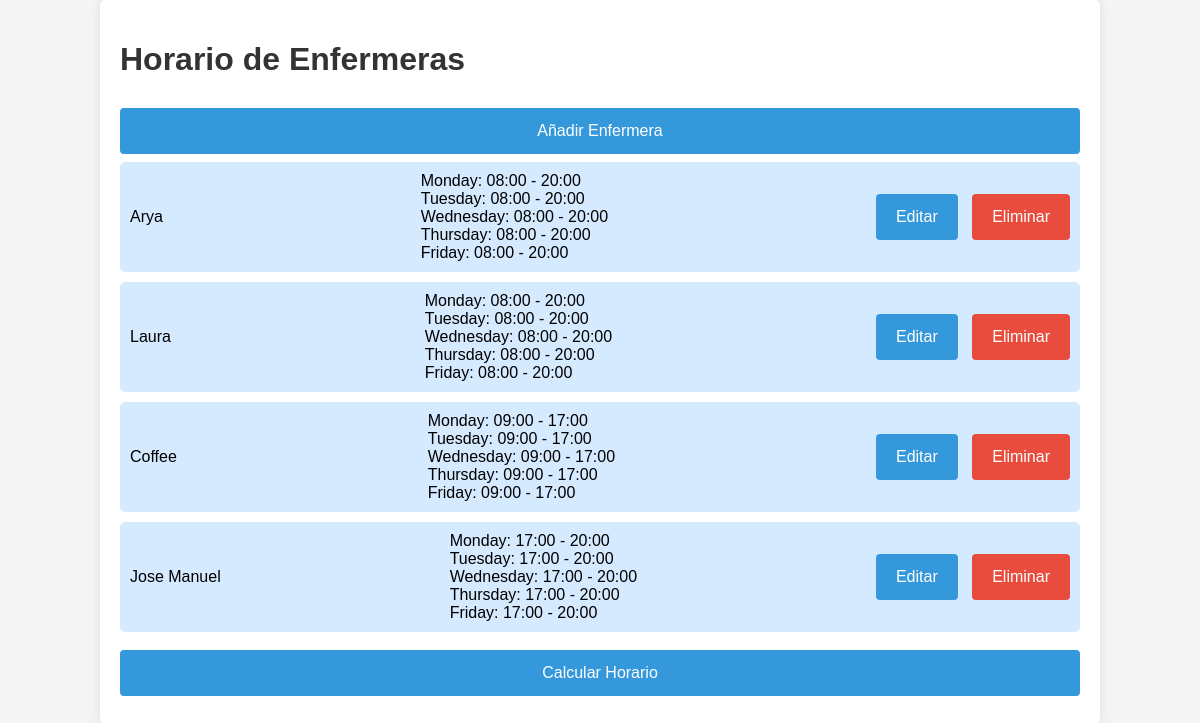
The page / on the database its author committed.
### models.py (models this page shows)
class Nurse(db.Model):
    id = db.Column(db.Integer, primary_key=True)
    name = db.Column(db.String(50), nullable=False)
    availabilities = db.relationship('Availability', backref='nurse', cascade='all, delete-orphan', lazy=True)

class Availability(db.Model):
    id = db.Column(db.Integer, primary_key=True)
    nurse_id = db.Column(db.Integer, db.ForeignKey('nurse.id'), nullable=False)
    day = db.Column(db.String(50), nullable=False)
    start_time = db.Column(db.String(5), nullable=False)
    end_time = db.Column(db.String(5), nullable=False)

### app.py (the view)
@app.route('/')
def index():
    nurses = Nurse.query.all()
    return render_template('index.html', nurses=nurses)

### templates/index.html (shortened to what this page needs)
<!DOCTYPE html>
<html lang="en">
<head>
    <link rel="stylesheet" href="{{ url_for('static', filename='styles.css') }}">
</head>
<body>
    <div class="container">
        <h1>Horario de Enfermeras</h1>
        <button onclick="window.location.href='/add_nurse_form'">Añadir Enfermera</button>
        <div>
            {% for nurse in nurses %}
                <div class="nurse-list">
                    <span>{{ nurse.name }}</span>
                    <span>
                        {% for availability in nurse.availabilities %}
                            <div>{{ availability.day }}: {{ availability.start_time }} - {{ availability.end_time }}</div>
                        {% endfor %}
                    </span>
                    <span>
                        <button onclick="window.location.href='/edit_nurse_form/{{ nurse.id }}'">Editar</button>
                        <button class="cancel" onclick="window.location.href='/delete_nurse/{{ nurse.id }}'">Eliminar</button>
                    </span>
                </div>
            {% endfor %}
        </div>
        <button onclick="window.location.href='/generate_schedule'">Calcular Horario</button>
    </div>
</body>
</html>

### static/styles.css (style rules this page uses)
body { font-family: Arial, sans-serif; background-color: #f4f4f4; margin: 0; padding: 0; }
.container { width: 80%; margin: auto; overflow: hidden; padding: 20px; background: white; border-radius: 5px; box-shadow: 0 0 10px rgba(0,0,0,0.1); }
h1, h2, h3 { color: #333; }
button { width: 100%; background-color: #3498db; color: white; padding: 14px 20px; margin: 8px 0; border: none; border-radius: 4px; cursor: pointer; font-size: 16px; }
button.cancel { background-color: #e74c3c; }
.nurse-list { background: #d6eaff; padding: 10px; border-radius: 5px; margin-bottom: 10px; display: flex; justify-content: space-between; align-items: center; }
.nurse-list button { width: auto; margin-left: 10px; }

### rows shown on the page
Nurse: name "Arya"
Availability: day "Monday", start_time "08:00", end_time "20:00"
Availability: day "Tuesday", start_time "08:00", end_time "20:00"
Availability: day "Wednesday", start_time "08:00", end_time "20:00"
Availability: day "Thursday", start_time "08:00", end_time "20:00"
Availability: day "Friday", start_time "08:00", end_time "20:00"
Nurse: name "Laura"
Availability: day "Monday", start_time "08:00", end_time "20:00"
Availability: day "Tuesday", start_time "08:00", end_time "20:00"
Availability: day "Wednesday", start_time "08:00", end_time "20:00"
Availability: day "Thursday", start_time "08:00", end_time "20:00"
Availability: day "Friday", start_time "08:00", end_time "20:00"
Nurse: name "Coffee"
Availability: day "Monday", start_time "09:00", end_time "17:00"
Availability: day "Tuesday", start_time "09:00", end_time "17:00"
Availability: day "Wednesday", start_time "09:00", end_time "17:00"
Availability: day "Thursday", start_time "09:00", end_time "17:00"
Availability: day "Friday", start_time "09:00", end_time "17:00"
Nurse: name "Jose Manuel"
Availability: day "Monday", start_time "17:00", end_time "20:00"
Availability: day "Tuesday", start_time "17:00", end_time "20:00"
Availability: day "Wednesday", start_time "17:00", end_time "20:00"
Availability: day "Thursday", start_time "17:00", end_time "20:00"
Availability: day "Friday", start_time "17:00", end_time "20:00"
